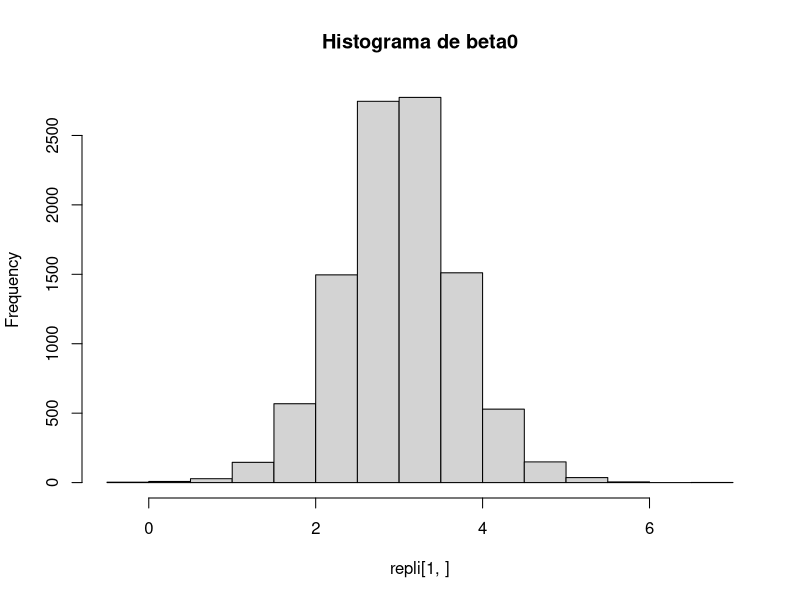
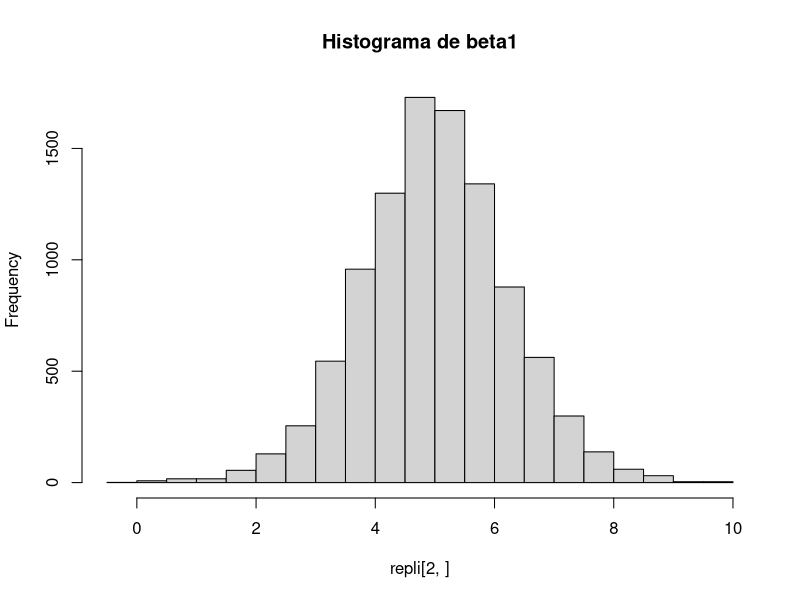

These figures' R source, in order: (Note: this script raises an error after producing the figures.)
install.packages("car")
library(car)
RNGkind('Marsaglia')
set.seed(1234)

#Simulando Regressão Linear

#Definindo parâmetros e variáveis

REP <- 10000
n <- 10

beta0 <- 3
beta1 <- 5

#Definindo a função

Simulando <- function(){
  erro <- rnorm(n)
  x <- runif(n)
  y <- beta0 + beta1*x + erro
  fit <- lm(y~x)
  return(fit$coefficients)
}

repli <- replicate(REP, Simulando())

#Análises

mean(repli[1,])
mean(repli[2,])
hist(repli[1,], main = "Histograma de beta0")
hist(repli[2,], main = "Histograma de beta1")

#Testando a normalidade dos erros

qqPlot(erro, envelope = 0.99)
